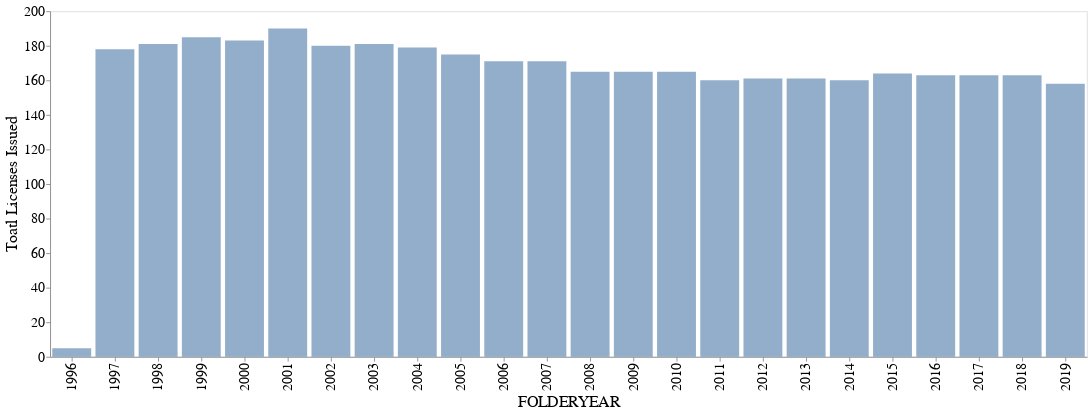

The code cell stored with this chart in its notebook:
### Code cell
make_plot('FOLDERYEAR')

### Figure 1 — Vega-Lite specification as saved in the notebook (floating-point values rounded to 4 significant figures; data arrays with more than 128 entries replaced by an {"elided": "..."} marker saying what was removed)
{"config": {"view": {"continuousWidth": 400, "continuousHeight": 300}, "axis": {"labelFontSize": 16, "labelFontWeight": 400, "titleFontSize": 18, "titleFontWeight": 400}, "header": {"title": null}, "mark": {"opacity": 0.6}}, "data": {"name": "data-bbd1b89fe9f365cedbd5d674fd12bd99"}, "mark": "bar", "encoding": {"x": {"type": "nominal", "field": "FOLDERYEAR"}, "y": {"type": "quantitative", "aggregate": "count", "axis": {"grid": false}, "field": "label", "title": "Toatl Licenses Issued"}}, "height": 400, "width": 1200, "$schema": "https://vega.github.io/schema/vega-lite/v4.0.2.json", "datasets": {"data-bbd1b89fe9f365cedbd5d674fd12bd99": {"elided": "3927 records"}}}
